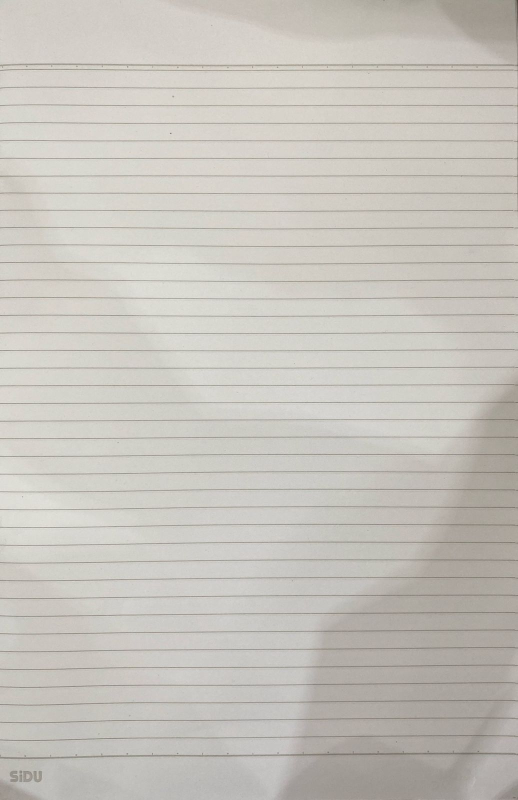
#> input picture backend/kertas.jpg, 1036 x 1600 px, given in place of kertas_garis_sempit.jpg, which was not available (shown at 1/2 size)
$ python renderer.py
#> lines starting #> are read from the running program, lines starting #| are printed output that depends on the picture; pictures that were not available may be replaced by others from this repository, and a replacement may not be noted
# backend/renderer/renderer.py
from PIL import Image, ImageDraw, ImageFont
import random
import os
import io

# Import semua konfigurasi, termasuk kamus CONFIGS dan DEFAULT_TEMPLATE
from .config import (
    FONT_PATH, OUTPUT_PATH, INK_COLOR, BASE_OFFSET_FACTOR,
    JITTER_MAX_PIXELS, TILT_MAX_DEGREES, INK_VARIATION_MAX,
    CONFIGS, DEFAULT_TEMPLATE
)

def get_text_size(draw, text, font):
    """Menghitung lebar teks menggunakan textbbox."""
    bbox = draw.textbbox((0, 0), text, font=font)
    width = bbox[2] - bbox[0]
    return width, 0

def get_font_metrics(font):
    """Menghitung offset baseline dari font size."""
    # Menggunakan faktor BASE_OFFSET_FACTOR dari config
    return int(font.size * BASE_OFFSET_FACTOR)

def wrap_text(text, font, max_width, draw):
    """Memecah teks menjadi baris berdasarkan batas lebar (word wrap)."""
    words = text.split()
    lines = []
    current_line = ""

    for word in words:
        test_line = current_line + word + " "
        w, _ = get_text_size(draw, test_line, font)

        if w <= max_width:
            current_line = test_line
        else:
            lines.append(current_line.strip())
            current_line = word + " "

    lines.append(current_line.strip())
    return lines


def render_handwriting(
    text,
    template_name=DEFAULT_TEMPLATE, # Tambahkan template_name sebagai input
    output_path=OUTPUT_PATH,
):
    """Fungsi utama untuk merender teks, menggunakan konfigurasi dinamis dan multi-page."""

    # --- PENTING: Panggil Konfigurasi Sesuai Nama Template ---
    config = CONFIGS.get(template_name, CONFIGS[DEFAULT_TEMPLATE])

    # Tetapkan variabel dari konfigurasi yang dipilih
    BACKGROUND_PATH = config["BACKGROUND_PATH"]
    FONT_SIZE = config["FONT_SIZE"]
    LINE_DISTANCE = config["LINE_DISTANCE"]
    LEFT_MARGIN = config["LEFT_MARGIN"]
    TOP_LINE_Y = config["TOP_LINE_Y"]
    RIGHT_MARGIN_PAD = config["RIGHT_MARGIN_PAD"]
    BOTTOM_LINE_Y = config["BOTTOM_LINE_Y"]
    # ----------------------------------------------------

    # 1. Pra-pemrosesan Teks menjadi Baris Terstruktur
    font = ImageFont.truetype(FONT_PATH, FONT_SIZE)

    # Gunakan background image untuk mendapatkan lebar (harus membaca file karena lebar kertas berbeda)
    try:
        bg_width = Image.open(BACKGROUND_PATH).width
    except FileNotFoundError:
        raise FileNotFoundError(f"File background '{BACKGROUND_PATH}' tidak ditemukan. Pastikan sudah ada di folder backend/.")

    draw_dummy = ImageDraw.Draw(Image.new('RGB', (bg_width, 100)))
    usable_width = bg_width - LEFT_MARGIN - RIGHT_MARGIN_PAD

    all_lines = []
    paragraphs = text.split("\n")
    for p in paragraphs:
        if p.strip() == "":
            all_lines.append("")
        else:
            wrapped_lines = wrap_text(p, font, usable_width, draw_dummy)
            all_lines.extend(wrapped_lines)

    # 2. Inisialisasi Proses Rendering Multi-page
    baseline_offset = get_font_metrics(font)
    page_number = 1
    line_index = 0
    total_lines = len(all_lines)

    base_output_name = output_path.replace(".png", "")

    while line_index < total_lines:
        # Load background baru untuk halaman ini
        bg = Image.open(BACKGROUND_PATH).convert("RGBA")

        y_position = TOP_LINE_Y # Reset posisi Y ke awal halaman
        lines_started_on_page = 0

        while line_index < total_lines:
            line = all_lines[line_index]

            # Cek Batas Bawah: Jika baris berikutnya melebihi batas, hentikan halaman ini.
            if y_position > BOTTOM_LINE_Y:
                break

            # --- RENDER KATA PER KATA DENGAN ROTASI ---
            if line:
                words = line.split(' ')
                current_x = LEFT_MARGIN

                for word in words:
                    word_with_space = word + ' '

                    # 1. Tentukan Efek Realisme
                    jitter_x = random.randint(-JITTER_MAX_PIXELS, JITTER_MAX_PIXELS)
                    jitter_y = random.randint(-JITTER_MAX_PIXELS, JITTER_MAX_PIXELS)
                    ink_variation = random.randint(0, INK_VARIATION_MAX)
                    final_ink_color = tuple(max(0, c - ink_variation) for c in INK_COLOR[:3])
                    tilt_degree = random.uniform(-TILT_MAX_DEGREES, TILT_MAX_DEGREES)

                    # 2. Ukur dan Gambar pada Canvas Sementara
                    bbox = draw_dummy.textbbox((0, 0), word_with_space, font=font)
                    temp_width = bbox[2] - bbox[0]
                    temp_height = bbox[3] - bbox[1]

                    # Buat kanvas sementara dengan padding untuk rotasi
                    pad = int(temp_height * 0.5)
                    temp_img = Image.new('RGBA', (temp_width + pad, temp_height + pad), (255, 255, 255, 0))
                    temp_draw = ImageDraw.Draw(temp_img)

                    # Gambar kata
                    temp_draw.text(
                        (pad // 2, pad // 2),
                        word_with_space,
                        font=font,
                        fill=final_ink_color
                    )

                    # 3. Rotasi dan Tempel
                    rotated_img = temp_img.rotate(tilt_degree, expand=True)

                    y_start = y_position - baseline_offset + jitter_y

                    bg.paste(rotated_img, (current_x + jitter_x, y_start), rotated_img)

                    current_x += temp_width

            # Pindah ke posisi Y berikutnya & update index global
            y_position += LINE_DISTANCE
            line_index += 1
            lines_started_on_page += 1

        # 4. Simpan Halaman yang Sudah Selesai
        if lines_started_on_page > 0 or page_number == 1:
            output_filename = f"{base_output_name}_page{page_number}.png"
            bg.save(output_filename)
            print(f"Rendering Selesai. Disimpan ke {output_filename}")
            page_number += 1

        if line_index == total_lines and lines_started_on_page > 0:
            break


# --------------------------------------------------------
# Contoh Pemakaian (Hanya untuk testing lokal)
# --------------------------------------------------------

if __name__ == "__main__":
    # Contoh teks panjang untuk menguji multi-page
    long_text = ""
    for i in range(1, 40): # 40 baris
        long_text += f"Baris ke-{i}: Ini adalah tulisan yang sangat panjang untuk menguji batas kertas.\n"

    # Pastikan Anda memiliki file kertas_garis_b.jpg jika ingin menguji template ini
    render_handwriting(
        text=long_text,
        template_name="Kertas_Garis_B", # Uji template lain
        output_path="testing_output.png"
    )
#> in render_handwriting, `bg_width = Image.open(BACKGROUND_PATH).width`: bg_width = 1036
#> in render_handwriting, `usable_width = bg_width - LEFT_MARGIN - RIGHT_MARGIN_PAD`: usable_width = 906
#> after the loop in render_handwriting, `for p in paragraphs:`: all_lines = 79 items
#> in render_handwriting, `total_lines = len(all_lines)`: total_lines = 79
#> the loop in render_handwriting, `while line_index < total_lines:` made 19 passes
#> after the loop in render_handwriting, `while line_index < total_lines:`:
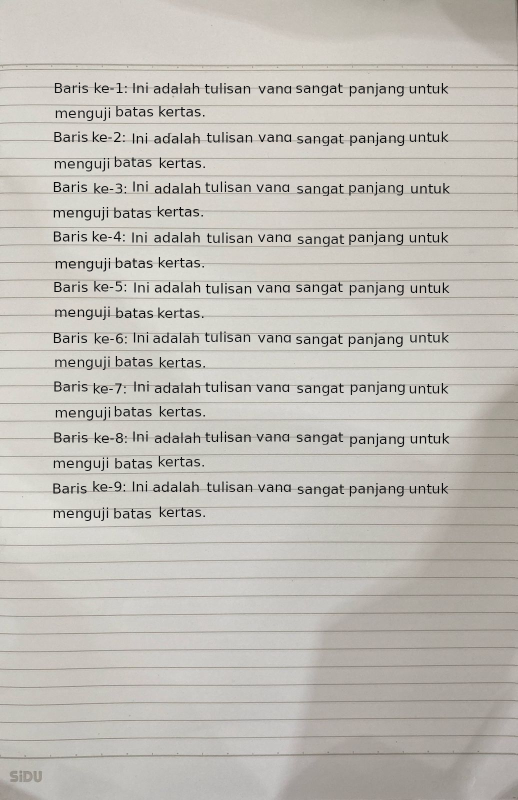
#> bg: PIL image 1036x1600 RGBA (shown at 1/2 size); mean R, G, B, A 192.8, 189.5, 183.1, 254; transparent parts drawn white
#> after the loop in render_handwriting, `while line_index < total_lines:`:
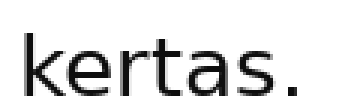
#> rotated_img: PIL image 117x33 RGBA (shown 3 times larger); mean R, G, B, A 188.3, 188.3, 188.3, 34; transparent parts drawn white
#> after the loop in render_handwriting, `while line_index < total_lines:`:
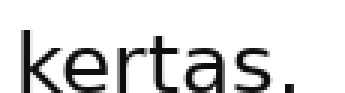
#> temp_img: PIL image 115x31 RGBA (shown 3 times larger); mean R, G, B, A 204, 204, 204, 36.8; transparent parts drawn white
#> after the loop in render_handwriting, `while line_index < total_lines:`: line_index = 18; y_position = 1060
